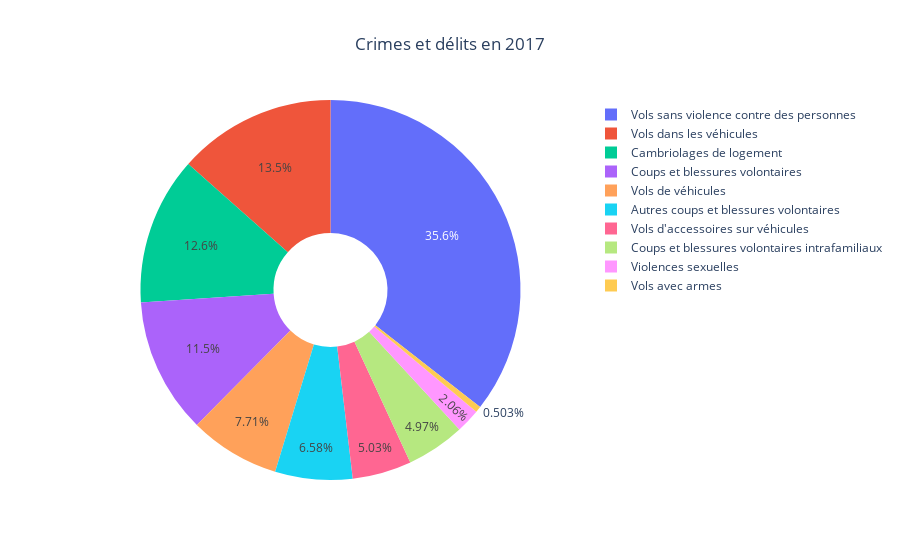

The notebook cell this image was saved under:
### Code cell
labels = ['Cambriolages de logement', 'Violences sexuelles', 'Coups et blessures volontaires', 'Coups et blessures volontaires intrafamiliaux', 'Autres coups et blessures volontaires', 'Vols avec armes', "Vols d'accessoires sur véhicules", 'Vols dans les véhicules', 'Vols de véhicules', 'Vols sans violence contre des personnes']
values = [254416, 41634, 233562, 100520, 133042, 10174, 101781, 272426, 156032, 719656]

fig = go.Figure(data=[go.Pie(labels=labels, values=values, hole=0.3)])

fig.update_layout(title_text='Crimes et délits en 2017', title_x=0.5)

fig.show()

### Figure 1 — Plotly figure (JSON) as saved in the notebook; plotly's stock layout.template omitted (floating-point values rounded to 4 significant figures)
{"data": [{"hole": 0.3, "labels": ["Cambriolages de logement", "Violences sexuelles", "Coups et blessures volontaires", "Coups et blessures volontaires intrafamiliaux", "Autres coups et blessures volontaires", "Vols avec armes", "Vols d'accessoires sur véhicules", "Vols dans les véhicules", "Vols de véhicules", "Vols sans violence contre des personnes"], "type": "pie", "values": [254416, 41634, 233562, 100520, 133042, 10174, 101781, 272426, 156032, 719656]}], "layout": {"title": {"text": "Crimes et délits en 2017", "x": 0.5}}}
